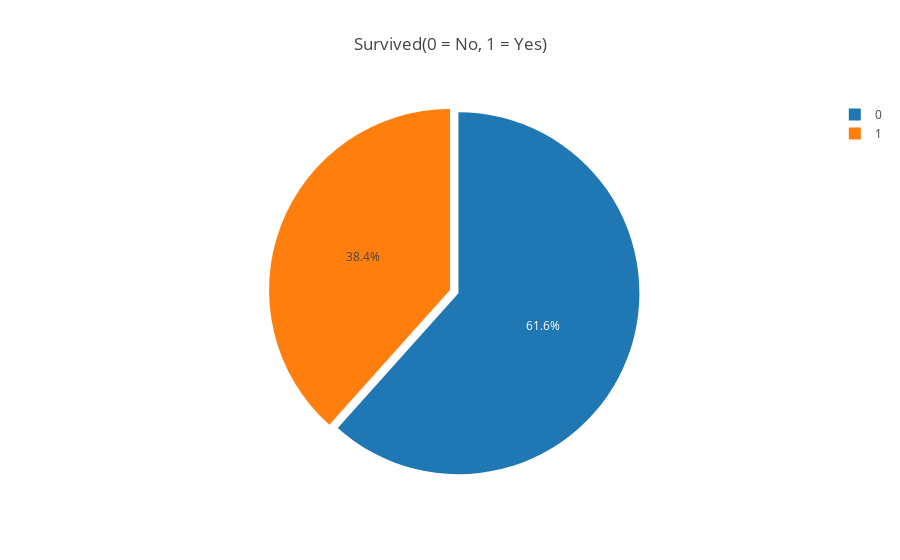

Notebook code cell kept with this figure:
### Markdown cell above
### Survived

### Code cell
import plotly
import plotly.graph_objs as go
from plotly.offline import init_notebook_mode, iplot
init_notebook_mode(connected=True)
col = "Survived"
grouped = data[col].value_counts().reset_index()
grouped = grouped.rename(columns = {col : "count", "index" : col})

## plot
trace = go.Pie(labels=grouped[col], values=grouped['count'], pull=[0.05, 0])
layout = {'title': 'Survived(0 = No, 1 = Yes)'}
fig = go.Figure(data = [trace], layout = layout)
iplot(fig)

### Figure 1 — Plotly figure (JSON) as saved in the notebook; plotly's stock layout.template omitted (floating-point values rounded to 4 significant figures)
{"data": [{"labels": [0, 1], "pull": [0.05, 0], "type": "pie", "uid": "00ad4b77-87bb-424a-91c6-22081309ee80", "values": [549, 342]}], "layout": {"title": {"text": "Survived(0 = No, 1 = Yes)"}}}
